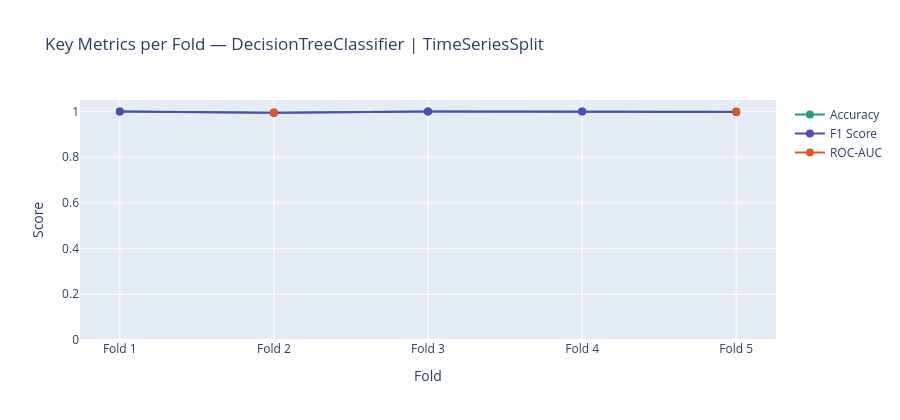

Here is the notebook cell this chart was saved with:
### Markdown cell above
***Per-fold accuracy line chart***

### Code cell
fold_labels = [f'Fold {i}' for i in range(1, N_SPLITS+1)]

fig = go.Figure()
colors_line = ['#1D9E75', '#534AB7', '#E8542A', '#F4A261', '#065A82']

for i, metric in enumerate(['Accuracy', 'F1 Score', 'ROC-AUC']):
    fig.add_trace(go.Scatter(
        x=fold_labels,
        y=results_df[metric].values,
        mode='lines+markers',
        name=metric,
        marker=dict(size=8),
        line=dict(color=colors_line[i])
    ))

fig.update_layout(
    title=f'Key Metrics per Fold — {type(best_model).__name__} | TimeSeriesSplit',
    xaxis_title='Fold',
    yaxis=dict(range=[0, 1.05], title='Score'),
    height=420
)
fig.write_html('phase8_metrics_per_fold.html')
fig.show()

### Figure 1 — Plotly figure (JSON) as saved in the notebook; plotly's stock layout.template omitted (floating-point values rounded to 4 significant figures)
{"data": [{"line": {"color": "#1D9E75"}, "marker": {"size": 8}, "mode": "lines+markers", "name": "Accuracy", "type": "scatter", "x": ["Fold 1", "Fold 2", "Fold 3", "Fold 4", "Fold 5"], "y": [1.0, 0.994, 1.0, 1.0, 0.9984]}, {"line": {"color": "#534AB7"}, "marker": {"size": 8}, "mode": "lines+markers", "name": "F1 Score", "type": "scatter", "x": ["Fold 1", "Fold 2", "Fold 3", "Fold 4", "Fold 5"], "y": [1.0, 0.9947, 1.0, 1.0, 0.998]}, {"line": {"color": "#E8542A"}, "marker": {"size": 8}, "mode": "lines+markers", "name": "ROC-AUC", "type": "scatter", "x": ["Fold 1", "Fold 2", "Fold 3", "Fold 4", "Fold 5"], "y": [NaN, 0.9952, NaN, NaN, 0.9994]}], "layout": {"height": 420, "title": {"text": "Key Metrics per Fold — DecisionTreeClassifier | TimeSeriesSplit"}, "xaxis": {"title": {"text": "Fold"}}, "yaxis": {"range": [0, 1.05], "title": {"text": "Score"}}}}
